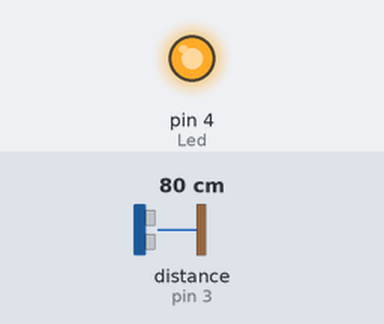
Simulated run of this sketch. Board: Arduino Uno, built with avr-gcc and run on an emulated ATmega328P. Shown: output pins drawn as LEDs (lit = HIGH). Wiring (inferred from the names in the program): ultrasonic range finder: trigger pin 2; echo pin 3. Inputs (shaded band) come from the test bench; at power-on: distance to the obstacle (sensor on pin 3) 80 cm. The echo pulse lasts 58.3 µs per cm; pins used as bus, display or sensor lines are not drawn; what the sketch prints to the serial monitor is not drawn.

Above: at 0.1 s.
Timing chart, 0 to 1.6 s (numbered marks = the images above):
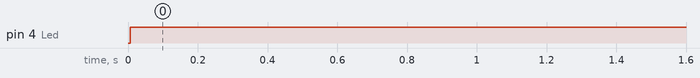

Measured:
- by itself, pin 4 (Led): LOW → HIGH at 0.01 s

The sketch:

ultrason.ino
```cpp
const int TrigPin = 2;
const int EchoPin = 3;
const int Led=4;
float cm;
void setup()
{
Serial.begin(9600);
pinMode(TrigPin, OUTPUT);
pinMode(EchoPin, INPUT);
pinMode(Led,OUTPUT);
}
void loop()
{
digitalWrite(TrigPin, LOW); //Low high and low level to send a short pulse to TrigPin
delayMicroseconds(2);
digitalWrite(TrigPin, HIGH);
delayMicroseconds(10);
digitalWrite(TrigPin, LOW);
cm = pulseIn(EchoPin, HIGH) / 58.0; //The echo time is converted into cm
cm = (int(cm * 100.0)) / 100.0; //Keep two decimal places
Serial.print(cm);
Serial.print("cm");
Serial.println();
if(cm>0)
{
  digitalWrite(Led,HIGH);
}
else
{
  digitalWrite(Led,LOW);
}
delay(500);
}
```
